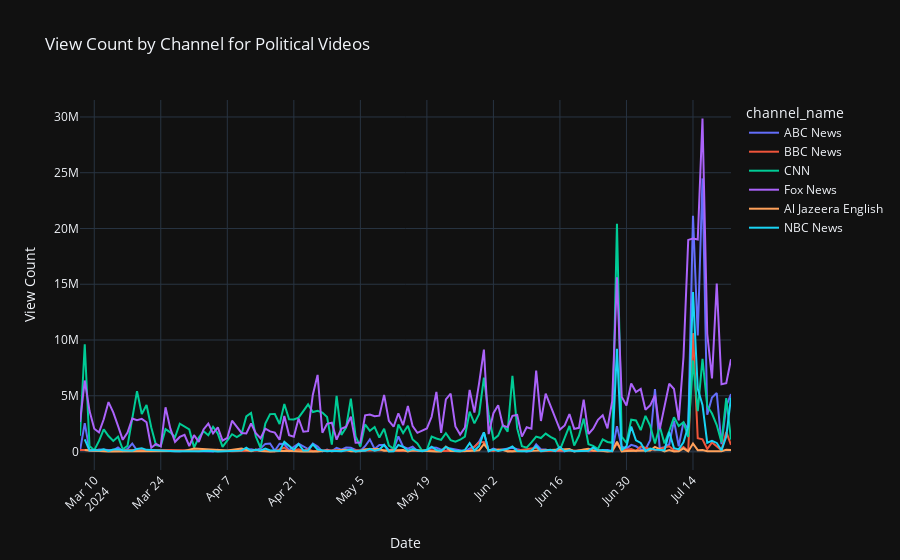

Here is the notebook cell this chart was saved with:
### Code cell
# Plot View Count by Channel for Political Videos
fig_view_count = px.line(political_df.groupby(['Date', 'channel_name'])['view_count'].sum().reset_index(), 
                         x='Date', y='view_count', color='channel_name',
                         title='View Count by Channel for Political Videos')
fig_view_count.update_layout(xaxis_title='Date', yaxis_title='View Count', xaxis=dict(tickangle=-45))
fig_view_count.show()
